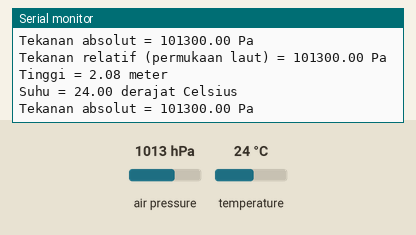
Simulated run of this sketch. Board: Arduino Uno, built with avr-gcc and run on an emulated ATmega328P. On the bench: the last lines printed to the serial monitor. The inputs (shaded band) are chosen by the test bench; at power-on: air pressure 1013 hPa, temperature 24 °C.

Above: at 1.2 s.
1.3 s: air pressure set to 952 hPa
At 1.57 s:
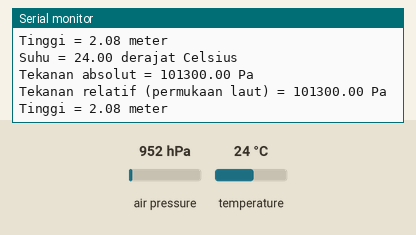
2.8 s: temperature set to 12 °C
At 3.3 s:
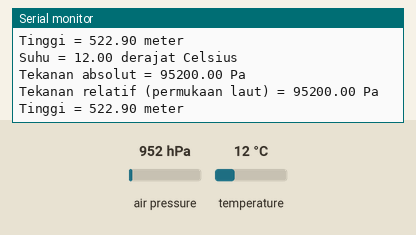
4.3 s: air pressure set to 1000 hPa
At 5.04 s:
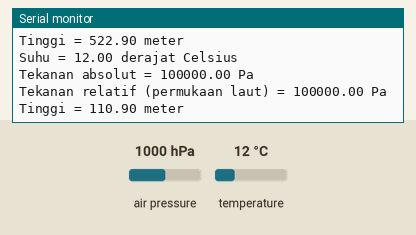
Timing chart, 0 to 7.3 s (numbered marks = the images above; inputs shaded):
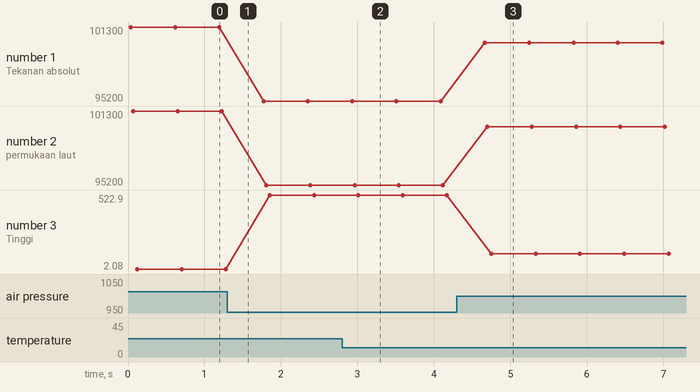

The sketch:

tesBMP180.ino
```cpp
// Contoh pengujian sensor BMP180

#include <Wire.h>
#include "Adafruit_BMP085.h"

Adafruit_BMP085 bmp;

void setup()
{
  Serial.begin(9600);
  bmp.begin();
}

void loop()
{
  float suhu = bmp.readTemperature();
  float tekananAbsolut = bmp.readPressure();
  float tekananRelatif = bmp.readSealevelPressure();
  float tinggi = bmp.readAltitude();

  Serial.print("Suhu = ");
  Serial.print(suhu);
  Serial.println(" derajat Celsius");
  Serial.print("Tekanan absolut = ");
  Serial.print(tekananAbsolut);
  Serial.println(" Pa");
  Serial.print("Tekanan relatif (permukaan laut) = ");
  Serial.print(tekananRelatif);
  Serial.println(" Pa");
  Serial.print("Tinggi = ");
  Serial.print(tinggi);
  Serial.println(" meter");

  Serial.println();

  delay(500);
}
```

Measured:
- after the input at 2.8 s, the serial monitor: prints a new line after 0.10 s (image 2)
- after the input at 4.3 s, the serial monitor: prints a new line after 0.37 s (image 3)
- plotted number 1: 101300 → 95200 after the input at 1.3 s, 95200 → 100000 after the input at 4.3 s
- plotted number 2: 101300 → 95200 after the input at 1.3 s, 95200 → 100000 after the input at 4.3 s
- plotted number 3: 2.08 → 522.9 after the input at 1.3 s, 522.9 → 110.9 after the input at 4.3 s
